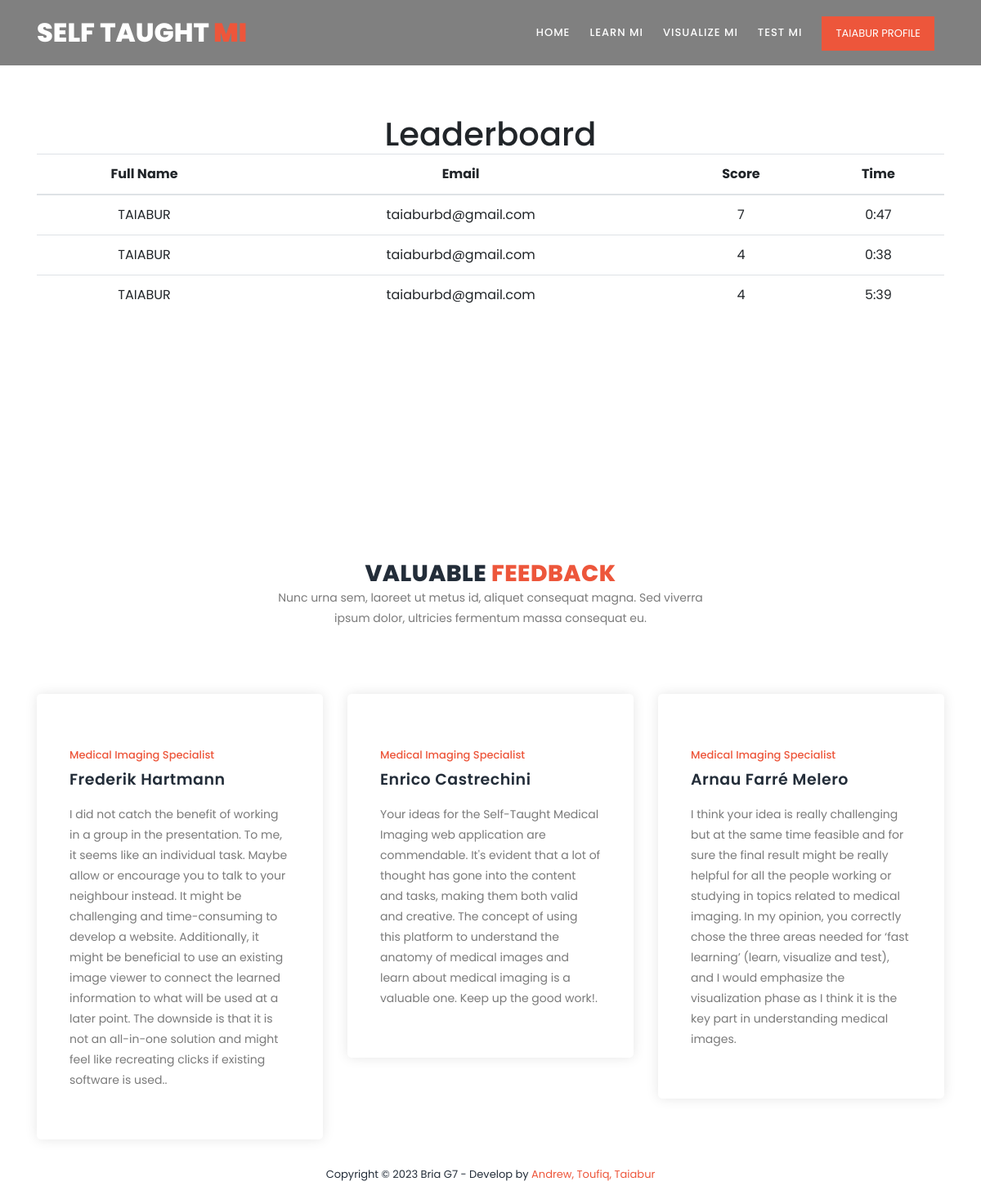
The app's page /leaderboard (signed in), older data.
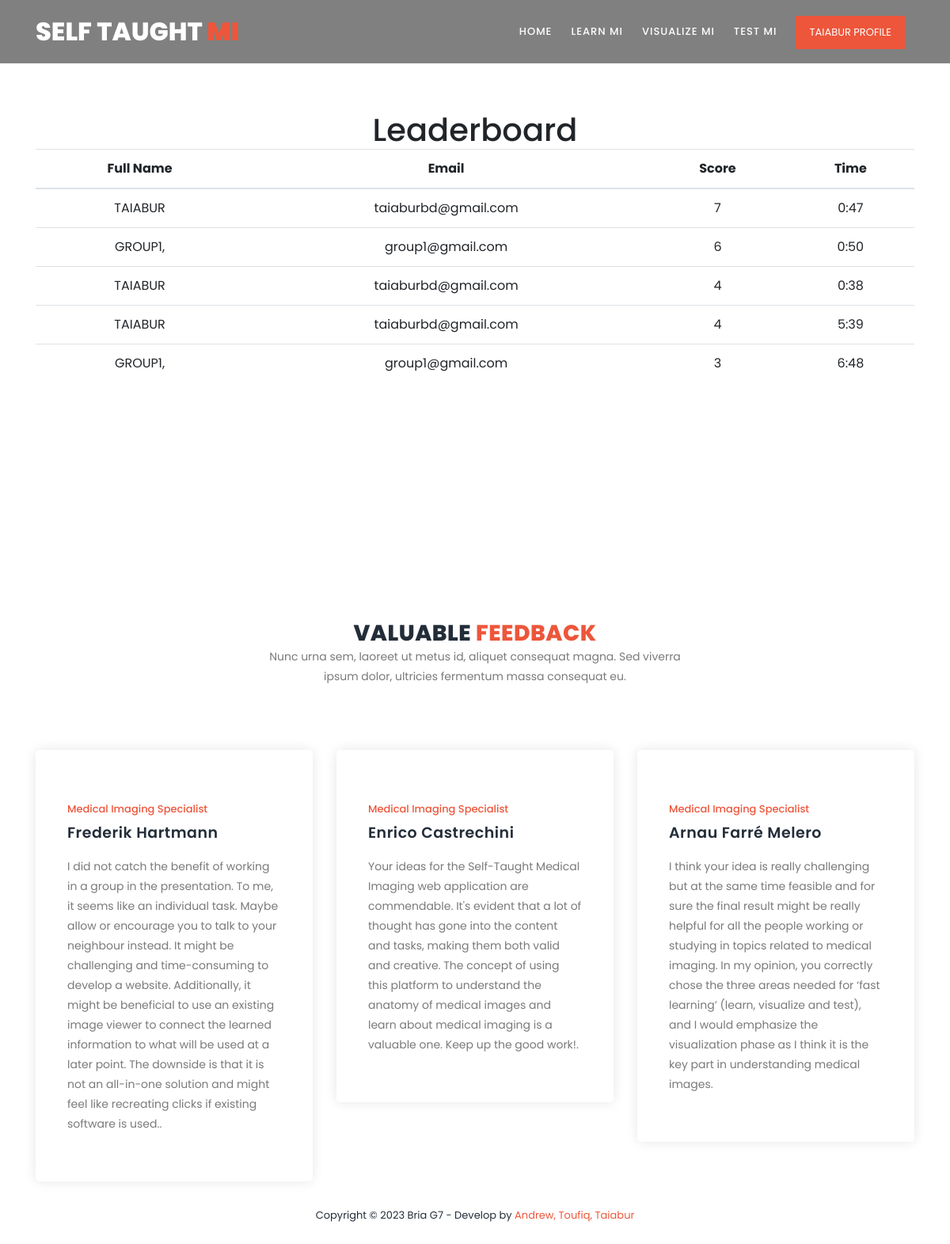
The same page, newer data.
### tables this page shows
CREATE TABLE users (
    id INTEGER PRIMARY KEY,
    fullname TEXT NULL,
    username TEXT UNIQUE NOT NULL,
    password TEXT NOT NULL,
    isadmin INTEGER DEFAULT 0,
    created TIMESTAMP NOT NULL DEFAULT 
    CURRENT_TIMESTAMP
);

CREATE TABLE quiz_list (
    id INTEGER PRIMARY KEY,
    quiz_id VARCHAR(255),
    user_id INTEGER,
    total_mark INTEGER,
    category VARCHAR(255),
    created_date TIMESTAMP DEFAULT CURRENT_TIMESTAMP
);

### views.py (the view)
@app.route('/leaderboard')
def leaderboard():
    if not is_admin():
        return redirect(url_for('hello'))
    if 'user_id' in session:
        conn = get_db_connection()
        category_cursor = conn.execute('SELECT category_id FROM tutorials GROUP BY category_id ')
        categories = category_cursor.fetchall()
        quiz_cat = request.args.get('quiz_cat')
        quiz_details=''
        if quiz_cat:
            quiz_details = conn.execute(
                'SELECT * FROM quiz_list JOIN users ON users.id = quiz_list.user_id WHERE quiz_list.category = ? ORDER BY total_mark DESC, category ASC',
                (quiz_cat,)
            ).fetchall()
        else:
            quiz_details = conn.execute(
                'SELECT * FROM quiz_list JOIN users ON users.id = quiz_list.user_id ORDER BY total_mark DESC, category ASC',
            ).fetchall()
        conn.close()
        return render_template('leaderboard.html',quiz_details=quiz_details,quiz_cat=quiz_cat,categories=categories)
    else:
        return redirect(url_for('login'))

### admin.py (called while the page is built)
@app.before_request
def check_admin_access():
    if request.endpoint and request.endpoint.startswith('admin'):
        if not is_admin():
            return redirect(url_for('hello'))

### views.py (called while the page is built)
def get_db_connection():
    conn = sqlite3.connect('database.db')
    conn.row_factory = sqlite3.Row
    return conn

def is_admin():
    return session.get('user_type')

### templates/leaderboard.html (shortened to what this page needs)
{% extends "base.html" %}
{% block content %}
<section class="section" id="features">
  <div class="container">
      <div class="row">
        <div class="col-lg-12">
          <div class="section-heading">
              <h1>Leaderboard</h1>
                  {% set selected = '' %}
              <table class="table table-stripe">
                <thead>
                    <tr>
                        <th>Full Name</th>
                        <th>Email</th>
                        <th>Score</th>
                        <th>Time</th>
                    </tr>
                </thead>
                <tbody>
                    {% for row in quiz_details %}
                        <tr>
                            <td>{{ row.fullname.upper()}}</td>
                            <td>{{ row.username }}</td>
                            <td>{{ row.total_mark }}</td>
                            <td>{{ row.category }}</td>
                        </tr>
                    {% endfor %}
                </tbody>
            </table>
          </div>
      </div>
    </div>
</section>
{% endblock %}

### templates/base.html (shortened to what this page needs)
<!DOCTYPE html>
<html lang="en">
  <head>
    <link rel="stylesheet" type="text/css" href="{{ url_for('static',filename='assets/css/bootstrap.min.css') }}">
    <link rel="stylesheet" type="text/css" href="{{ url_for('static',filename='assets/css/font-awesome.css') }}">
    <link rel="stylesheet" href="{{ url_for('static',filename='assets/css/templatemo-training-studio.css') }}">
    </head>
    <body>
        <header class="header-area header-sticky" style="{% if request.path != '/' %}background:gray{% endif %}">
            <div class="container">
                <div class="row">
                    <div class="col-12">
                        <nav class="main-nav">
                            <a href="/" class="logo">Self Taught<em> Mi</em></a>
                            <ul class="nav">
                                <li class="scroll-to-section "><a href="/" class="{% if request.path == '/' %}active{% endif %}">Home</a></li>
                                <li class="scroll-to-section "><a href="/tutorial" class="{% if request.path == '/tutorial' %}active{% endif %}">Learn mi</a></li>
                                <li class="scroll-to-section "><a href="/visualize-mi" class="{% if request.path == '/visualize-mi' %}active{% endif %}">Visualize Mi</a></li>
                                <li class="scroll-to-section "><a href="/test_mi" class="{% if request.path == '/test_mi' %}active{% endif %}">Test mi</a></li>
                                {% if 'user_id' in session %}
                                    <li class="main-button ">
                                        <a href="/profile" >{{ session['user_fullname'] }} Profile</a>
                                    </li>
                                {% else %}
                                    <li class="main-button"><a href="/register#signup">Sign Up</a></li>
                                {% endif %}
                            </ul>
                        </nav>
                    </div>
                </div>
            </div>
        </header>
        {% block content %} {% endblock %}
    <section class="section" id="trainers">
      <div class="container">
          <div class="row">
              <div class="col-lg-6 offset-lg-3">
                  <div class="section-heading">
                      <h2>Valuable <em>Feedback</em></h2>
                      <p>Nunc urna sem, laoreet ut metus id, aliquet consequat magna. Sed viverra ipsum dolor, ultricies fermentum massa consequat eu.</p>
                  </div>
              </div>
          </div>
          <div class="row">
              <div class="col-lg-4">
                  <div class="trainer-item">
                      <div class="down-content">
                          <span>Medical Imaging Specialist</span>
                          <h4>Frederik Hartmann</h4>
                          <p>I did not catch the benefit of working in a group in the presentation. To me, it seems like an individual task. Maybe allow or encourage you to talk to your neighbour instead.
                               It might be challenging and time-consuming to develop a website. Additionally, it might be beneficial to use an existing image viewer to connect the learned information to what will be used at a later point. The downside is that it is not an all-in-one solution and might feel like recreating clicks if existing software is used..</p>
                      </div>
                  </div>
              </div>
              <div class="col-lg-4">
                  <div class="trainer-item">
                      <div class="down-content">
                          <span>Medical Imaging Specialist</span>
                          <h4>Enrico Castrechini</h4>
                          <p>Your ideas for the Self-Taught Medical Imaging web application are commendable.
                              It's evident that a lot of thought has gone into the content and tasks, making them
                              both valid and creative. The concept of using this platform to understand the
                              anatomy of medical images and learn about medical imaging is a valuable one. Keep
                              up the good work!.</p>
                      </div>
                  </div>
              </div>
              <div class="col-lg-4">
                  <div class="trainer-item">
                      <div class="down-content">
                          <span>Medical Imaging Specialist</span>
                          <h4>Arnau Farré Melero</h4>
                          <p>I think your idea is really challenging but at the same time feasible and for sure the
                              final result might be really helpful for all the people working or studying in topics
                              related to medical imaging. In my opinion, you correctly chose the three areas needed
                              for ‘fast learning’ (learn, visualize and test), and I would emphasize the visualization
                              phase as I think it is the key part in understanding medical images.</p>
                      </div>
                  </div>
              </div>
          </div>
      </div>
  </section>
    <footer>
        <div class="container">
            <div class="row">
                <div class="col-lg-12">
                    <p>Copyright &copy; 2023 Bria G7
                    - Develop by <a rel="nofollow" href="st-mi.xyz" class="tm-text-link" target="_parent">Andrew, Toufiq, Taiabur </a><br>
                </p>
                </div>
            </div>
        </div>
    </footer>
  </body>
</html>

### static/assets/css/templatemo-training-studio.css (style rules this page uses)
html, body, div, span, applet, object, iframe, h1, h2, h3, h4, h5, h6, p, blockquote, div pre, a, abbr, acronym, address, big, cite, code, del, dfn, em, font, img, ins, kbd, q, s, samp, small, strike, strong, sub, sup, tt, var, b, u, i, center, dl, dt, dd, ol, ul, li, figure, header, nav, section, article, aside, footer, figcaption { margin: 0; padding: 0; border: 0; outline: 0; }
ul, li { padding: 0; margin: 0; list-style: none; }
header, nav, section, article, aside, footer, hgroup { display: block; }
* { box-sizing: border-box; }
html, body { font-family: 'Poppins', sans-serif; font-weight: 400; background-color: #fff; font-size: 16px; -ms-text-size-adjust: 100%; -webkit-font-smoothing: antialiased; -moz-osx-font-smoothing: grayscale; }
a { text-decoration: none !important; }
h1, h2, h3, h4, h5, h6 { margin-top: 0px; margin-bottom: 0px; }
ul { margin-bottom: 0px; }
p { font-size: 14px; line-height: 25px; color: #7a7a7a; }
html, body { background: #fff; font-family: 'Poppins', sans-serif; }
.section-heading { text-align: center; margin-top: 140px; margin-bottom: 80px; }
.section-heading h2 { font-size: 28px; font-weight: 800; color: #232d39; text-transform: uppercase; letter-spacing: 0.5px; margin-top: 0px; margin-bottom: 0px; }
.section-heading h2 em { font-style: normal; color: #ed563b; }
.main-button a { display: inline-block; font-size: 15px; padding: 12px 20px; background-color: #ed563b; color: #fff; text-align: center; font-weight: 400; text-transform: uppercase; transition: all .3s; }
.header-area { position: absolute; top: 0px; left: 0px; right: 0px; z-index: 100; height: 80px; background: rgba(250,250,250,0.1); -webkit-transition: all .5s ease 0s; -moz-transition: all .5s ease 0s; -o-transition: all .5s ease 0s; transition: all .5s ease 0s; }
.header-area .main-nav { min-height: 80px; background: transparent; }
.header-area .main-nav .logo { line-height: 80px; color: #fff; font-size: 32px; font-weight: 800; text-transform: uppercase; float: left; -webkit-transition: all 0.3s ease 0s; -moz-transition: all 0.3s ease 0s; -o-transition: all 0.3s ease 0s; transition: all 0.3s ease 0s; }
.header-area .main-nav .logo em { font-style: normal; color: #ed563b; font-weight: 900; }
.header-area .main-nav .nav { float: right; margin-top: 27px; margin-right: 0px; background-color: transparent; -webkit-transition: all 0.3s ease 0s; -moz-transition: all 0.3s ease 0s; -o-transition: all 0.3s ease 0s; transition: all 0.3s ease 0s; position: relative; z-index: 999; }
.header-area .main-nav .nav li { padding-left: 20px; padding-right: 20px; }
.header-area .main-nav .nav li a { display: block; font-weight: 500; font-size: 13px; color: #7a7a7a; text-transform: uppercase; -webkit-transition: all 0.3s ease 0s; -moz-transition: all 0.3s ease 0s; -o-transition: all 0.3s ease 0s; transition: all 0.3s ease 0s; height: 40px; line-height: 40px; border: transparent; letter-spacing: 1px; }
.header-area .main-nav .nav li a { color: #fff; }
.header-area .main-nav .nav li:last-child a { display: inline-block; font-size: 13px; padding: 11px 17px; background-color: #ed563b; color: #fff; text-align: center; font-weight: 400; letter-spacing: 0px; text-transform: uppercase; transition: all .3s; height: auto; line-height: 20px; }
.header-area.header-sticky { min-height: 80px; }
.header-area.header-sticky .nav { margin-top: 20px !important; }
@media (max-width: 1200px) { .header-area .main-nav .nav li { padding-left: 12px; padding-right: 12px; } }
@media (max-width: 1200px) { .header-area .main-nav:before { display: none; } }
@media (min-width: 767px) { .header-area .main-nav .nav { display: flex !important; } }
#features { margin-bottom: 80px; }
#trainers .trainer-item { background-color: #fff; border-radius: 5px; box-shadow: 0px 0px 15px rgba(0,0,0,0.1); padding: 40px; }
#trainers .trainer-item span { font-size: 13px; font-weight: 500; color: #ed563b; display: inline-block; margin-top: 25px; margin-bottom: 10px; }
#trainers .trainer-item h4 { font-size: 19px; font-weight: 600; color: #232d39; letter-spacing: 0.5px; margin-bottom: 18px; }
#trainers .trainer-item p { margin-bottom: 20px; }
footer { text-align: center; padding: 30px 0px; }
footer p { color: #232d39; font-size: 13px; }
footer p a { cursor: pointer; color: #ed563b; }

Row changes from the older to the newer data that the page shows:
added quiz_list: fullname "GROUP1,", username "group1@gmail.com", total_mark "6", category "0:50"
added quiz_list: fullname "GROUP1,", username "group1@gmail.com", total_mark "3", category "6:48"
